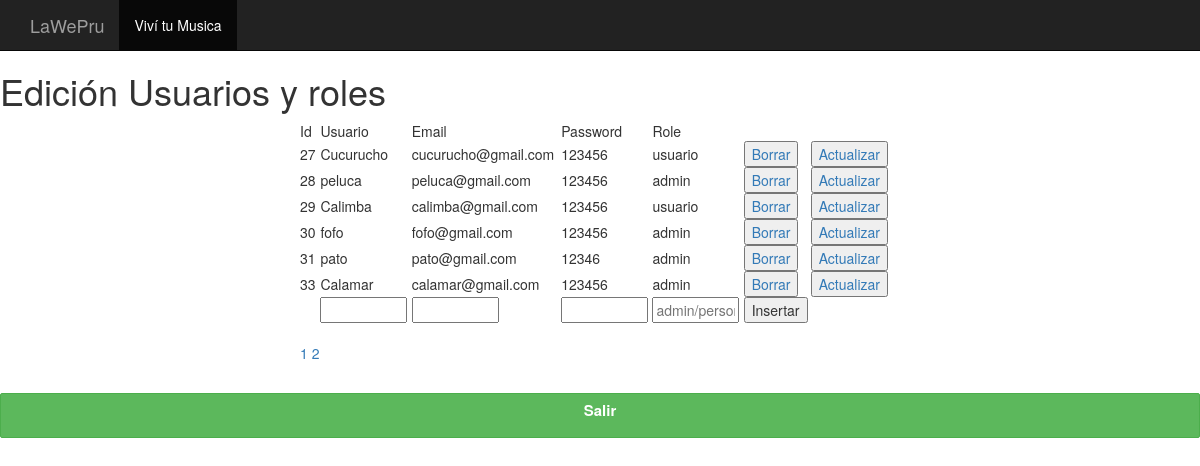
/principal/admin/crud_usuarios/index.php?pagina=2, run on the app's committed database.
### tables this page shows
CREATE TABLE `mainlogin` (
  `id` int(11) NOT NULL,
  `username` varchar(15) NOT NULL,
  `email` varchar(40) NOT NULL,
  `password` varchar(20) NOT NULL,
  `role` varchar(10) NOT NULL
);

### principal/admin/crud_usuarios/index.php (the view, shortened to what this page needs)
<!doctype html>
<html>
<head>
    <link rel="stylesheet" href="../../bootstrap/css/bootstrap.min.css">
    <link rel="stylesheet" href="../../css/main.css">
</head>
<body>
    <?php
    include("coneccion.php");
    include("../../header.php");
    $tamagno_pagina = 10;
    if (isset($_GET["pagina"])) {
        if ($_GET["pagina"] == 1) {
            header("Location:index.php");
        } else {
            $pagina = $_GET["pagina"];
        }
    } else {
        $pagina = 1;
    }
    $empezar_desde = ($pagina - 1) * $tamagno_pagina;
    $sql_total = "SELECT * FROM mainlogin";
    $resultado = $base->prepare($sql_total);
    $resultado->execute(array());
    $num_filas = $resultado->rowCount();
    $total_paginas = ceil($num_filas / $tamagno_pagina);
    $registros = $base->query("SELECT * FROM mainlogin LIMIT $empezar_desde,$tamagno_pagina")->fetchAll(PDO::FETCH_OBJ);
    ?>
    <h1>Edición<span class="subtitulo"> Usuarios y roles</span></h1>
    <form action="<?php echo $_SERVER['PHP_SELF']; ?>" method="post">
        <table width="50%" border="0" align="center">
            <tr>
                <td class="primera_fila">Id</td>
                <td class="primera_fila">Usuario</td>
                <td class="primera_fila">Email</td>
                <td class="primera_fila">Password</td>
                <td class="primera_fila">Role</td>
                <td class="sin">&nbsp;</td>
                <td class="sin">&nbsp;</td>
                <td class="sin">&nbsp;</td>
                <td class="sin">&nbsp;</td>
            </tr>
            <?php
            foreach ($registros as $persona) :
            ?>
                <tr>
                    <td><?php echo $persona->id ?> </td>
                    <td><?php echo $persona->username ?></td>
                    <td><?php echo $persona->email ?></td>
                    <td><?php echo $persona->password ?></td>
                    <td><?php echo $persona->role ?></td>
                    <td class="bot"><a href="borrar.php?id=<?php echo $persona->id ?>"><input type='button' name='del' id='del' value='Borrar'></a></td>
                    <td class='bot'><a href="editar.php?id=<?php echo $persona->id
                                                            ?> & user=<?php echo $persona->username ?>
                                                               & mail=<?php echo $persona->email ?>
                                                               & pass=<?php echo $persona->password ?>
                                                               & rol=<?php echo $persona->role ?>">
                            <input type='button' name='up' id='up' value='Actualizar'></a></td>
                </tr>
            <?php
            endforeach;
            ?>
            <div>
                <tr>
                    <td></td>
                    <td><input type='text' name='User' size='8' class='centrado' required></td>
                    <td><input type='text' name='Mailer' size='8' class='centrado' required></td>
                    <td><input type='text' name='Pass' size='8' class='centrado' required></td>
                    <td><input type='text' name='Role' size='8' class='centrado' placeholder="admin/personal/usuario" required>
                    </td>
                    <td class='bot'><input type='submit' name='cr' id='cr' value='Insertar' ></td>
                <tr>
                    <td>
            </div>
            <?php
            echo "<br>";
            for ($i = 1; $i <= $total_paginas; $i++) {
                echo "<a href='?pagina=" . $i . "'>" . $i . "</a> ";
            }
            ?>
        </table>
    </form>
    <p>&nbsp;</p>
    <a href="../index.php" class="btn btn-success btn-block">
        <p style="text-align: center;">Salir</p>
    </a>
</body>
</html>

### principal/css/main.css (style rules this page uses)
.form-control, .btn { min-height: 38px; border-radius: 2px; }
.btn { font-size: 15px; font-weight: bold; }

### data on the page
mainlogin: id "27", username "Cucurucho", email "cucurucho@gmail.com", password "123456", role "usuario"
mainlogin: id "28", username "peluca", email "peluca@gmail.com", password "123456", role "admin"
mainlogin: id "29", username "Calimba", email "calimba@gmail.com", password "123456", role "usuario"
mainlogin: id "30", username "fofo", email "fofo@gmail.com", password "123456", role "admin"
mainlogin: id "31", username "pato", email "pato@gmail.com", password "12346", role "admin"
mainlogin: id "33", username "Calamar", email "calamar@gmail.com", password "123456", role "admin"
